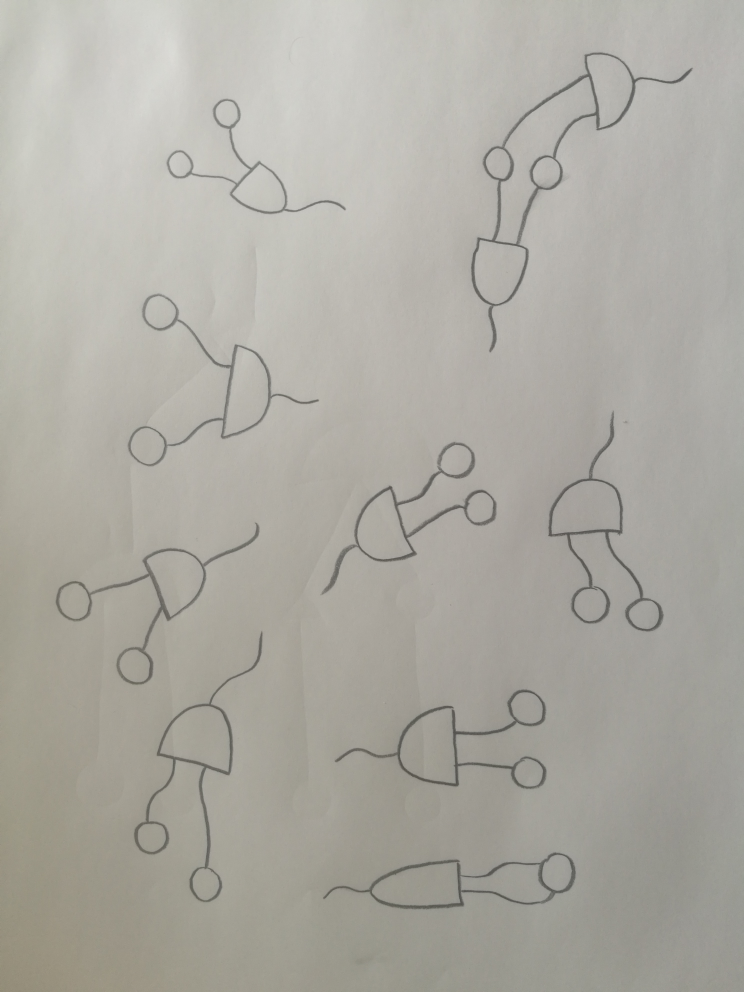
#> input picture tests/and.jpg, 2976 x 3968 px (shown at 1/4 size)
$ python reg_test.py
#> lines starting #> are read from the running program, lines starting #| are printed output that depends on the picture
from skimage import graph, data, io, segmentation, color, transform, util
from matplotlib import pyplot as plt
from skimage.measure import regionprops
import numpy as np
from matplotlib import colors
import skimage

img_res = 400

image = io.imread('tests/and.jpg')
#> image is the input picture: shape (3968, 2976, 3); mean R, G, B 172.7, 170.5, 162.5

image = util.img_as_ubyte(image)
image = color.rgb2gray(image)
#> image: shape (3968, 2976) float64
image = util.invert(image)
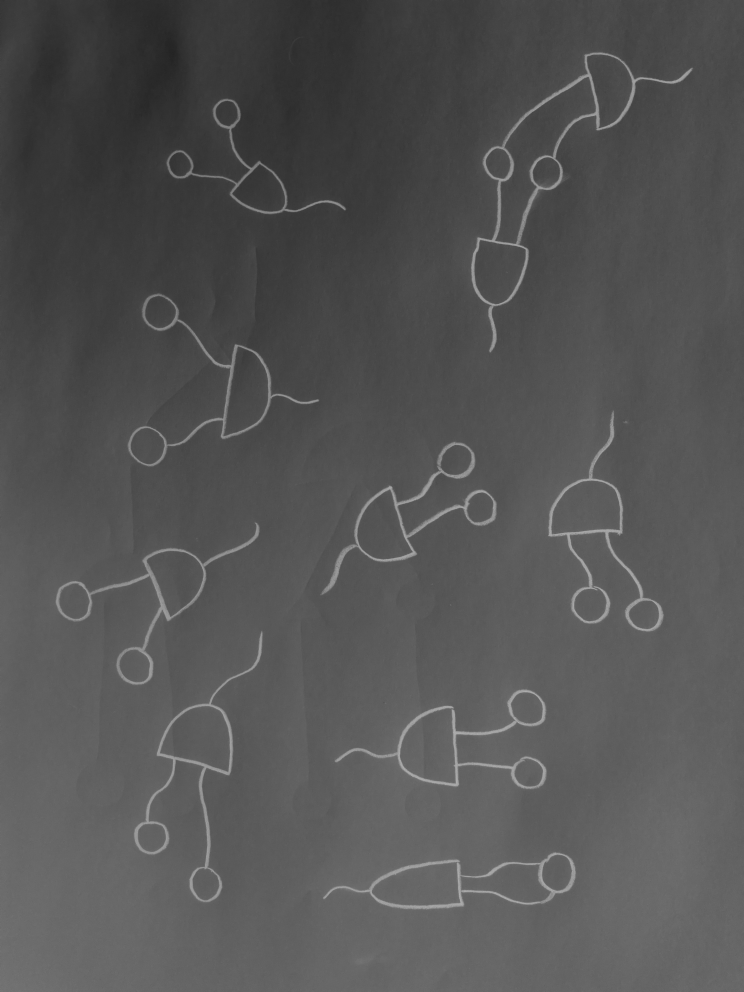
#> image: shape (3968, 2976) float64 (shown at 1/4 size); min 0.136, max 0.746, mean 0.332

#Flip image to horizontal and resize:
h, w = image.shape
#> h = 3968; w = 2976
if h > w:
	image = transform.rotate(image, 90, resize=True)
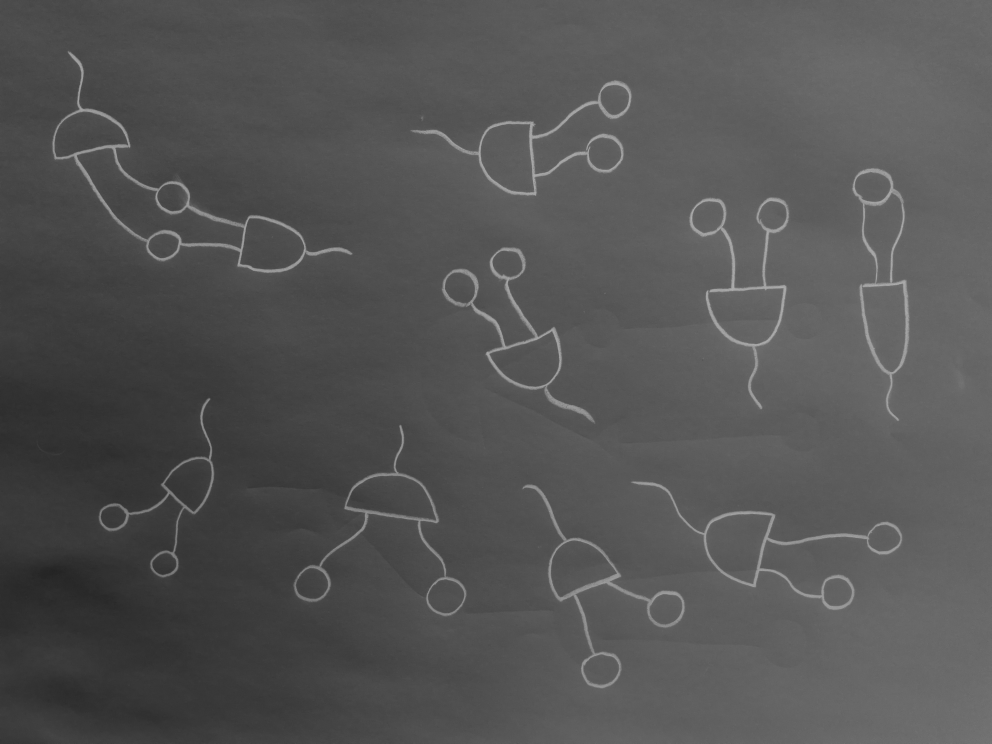
#> image: shape (2976, 3968) float64 (shown at 1/4 size); min 0.136, max 0.746, mean 0.332
h, w = image.shape
#> h = 2976; w = 3968
aspect_ratio = w/h
#> aspect_ratio = 1.33
new_size = (img_res, round(img_res*aspect_ratio))
#> new_size = (400, 533)
image = transform.resize(image, new_size, anti_aliasing=True)
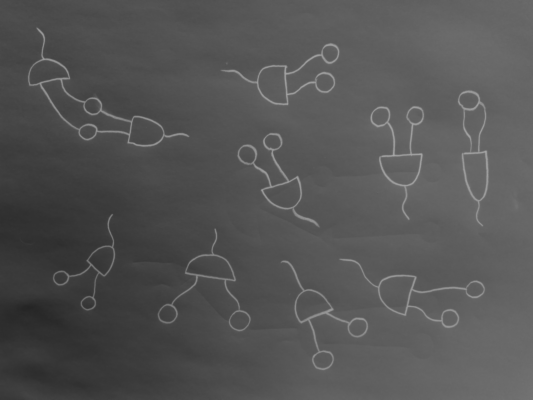
#> image: shape (400, 533) float64; min 0.145, max 0.657, mean 0.332

print(skimage)

#> (the run stopped early here; a loop or call above may not have finished)

$ run again, with tests/alu.jpg copied over tests/and.jpg
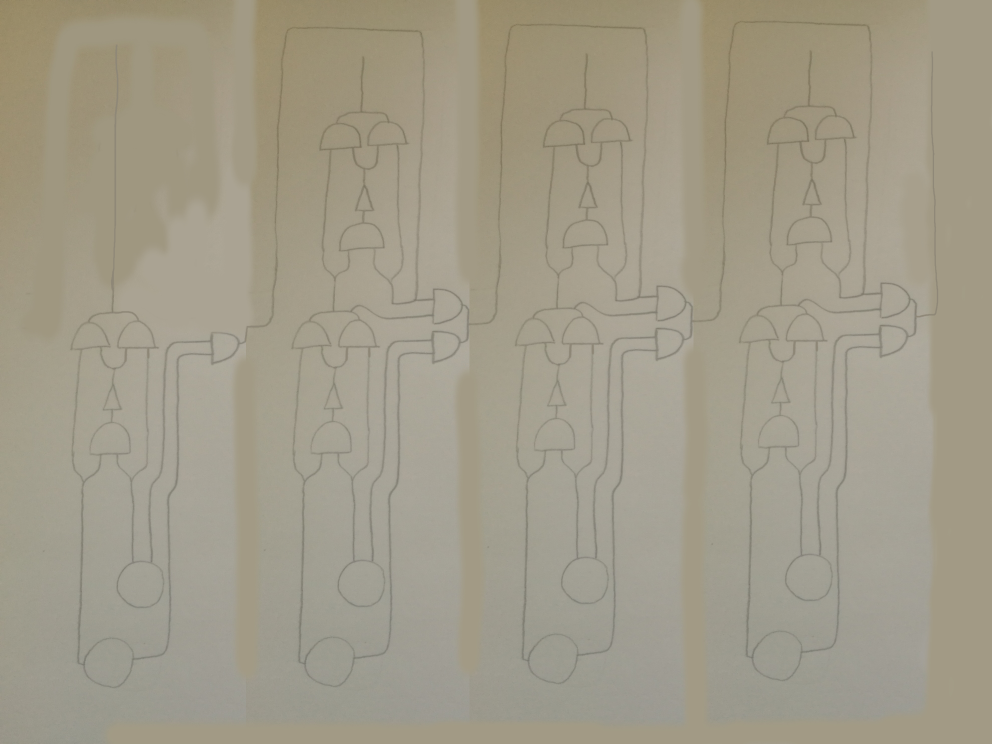
#> input picture tests/alu.jpg, 3968 x 2976 px (shown at 1/4 size)
#> image is the input picture: shape (2976, 3968, 3); mean R, G, B 161.1, 155.1, 137.3
#> `image = color.rgb2gray(image)`:
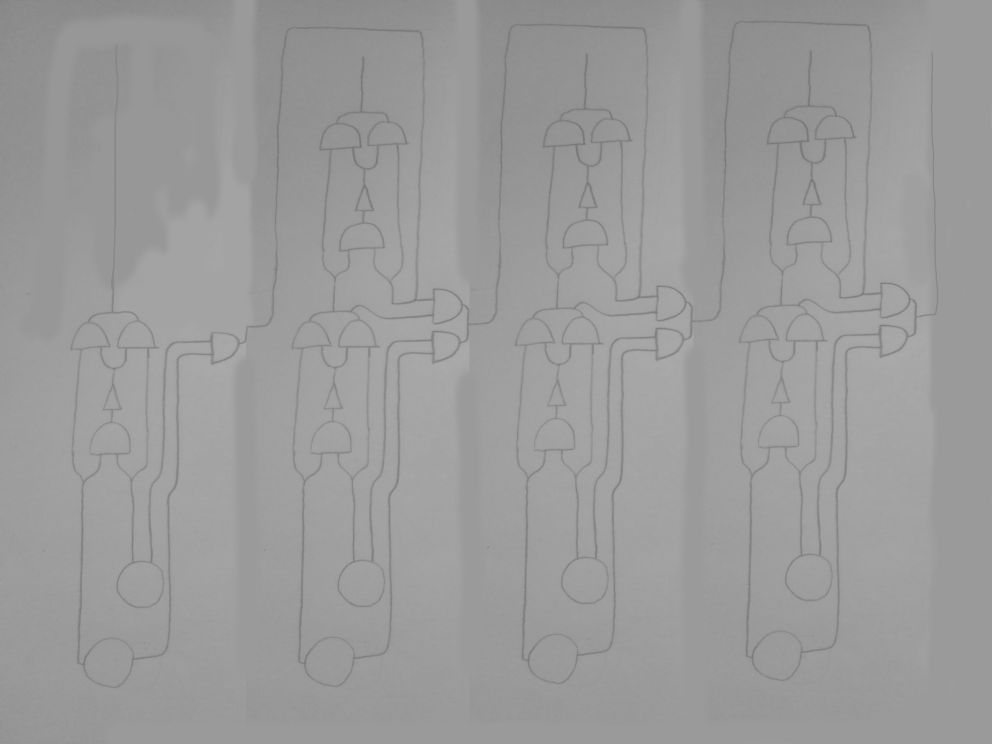
#> image: shape (2976, 3968) float64 (shown at 1/4 size); min 0.388, max 0.687, mean 0.608
#> `image = transform.resize(image, new_size, anti_aliasing=True)`:
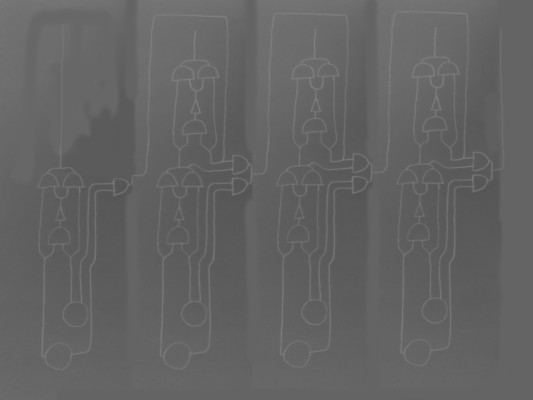
#> image: shape (400, 533) float64; min 0.334, max 0.511, mean 0.392

$ run again, with tests/alu2.jpg copied over tests/and.jpg
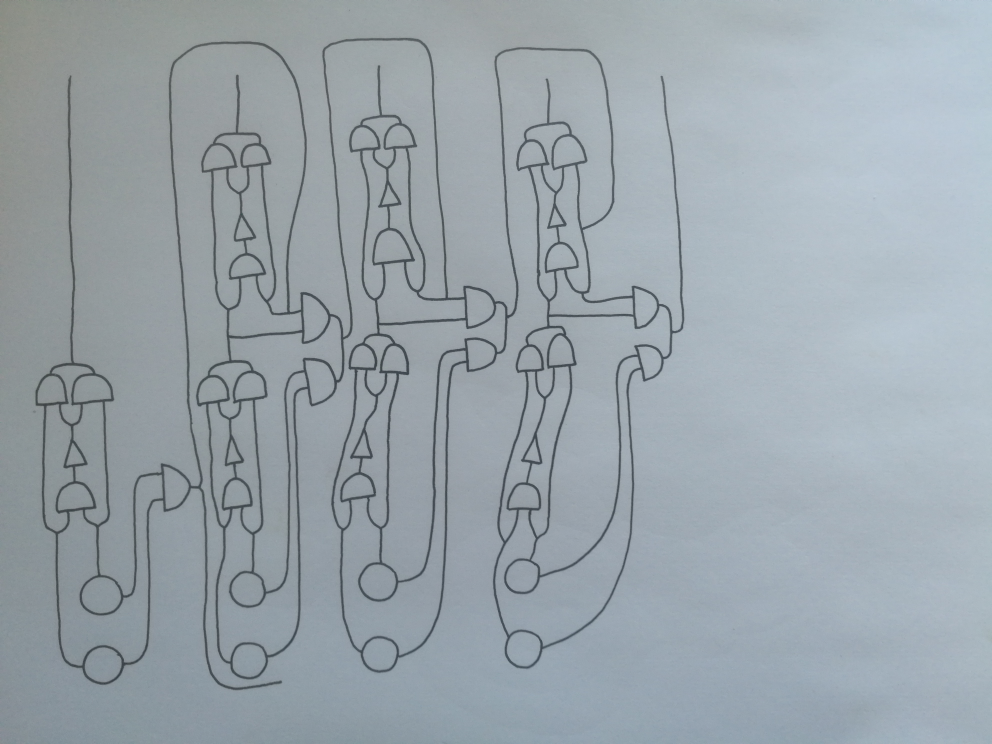
#> input picture tests/alu2.jpg, 3968 x 2976 px (shown at 1/4 size)
#> image is the input picture: shape (2976, 3968, 3); mean R, G, B 154.2, 164.4, 171.2
#> `image = util.invert(image)`:
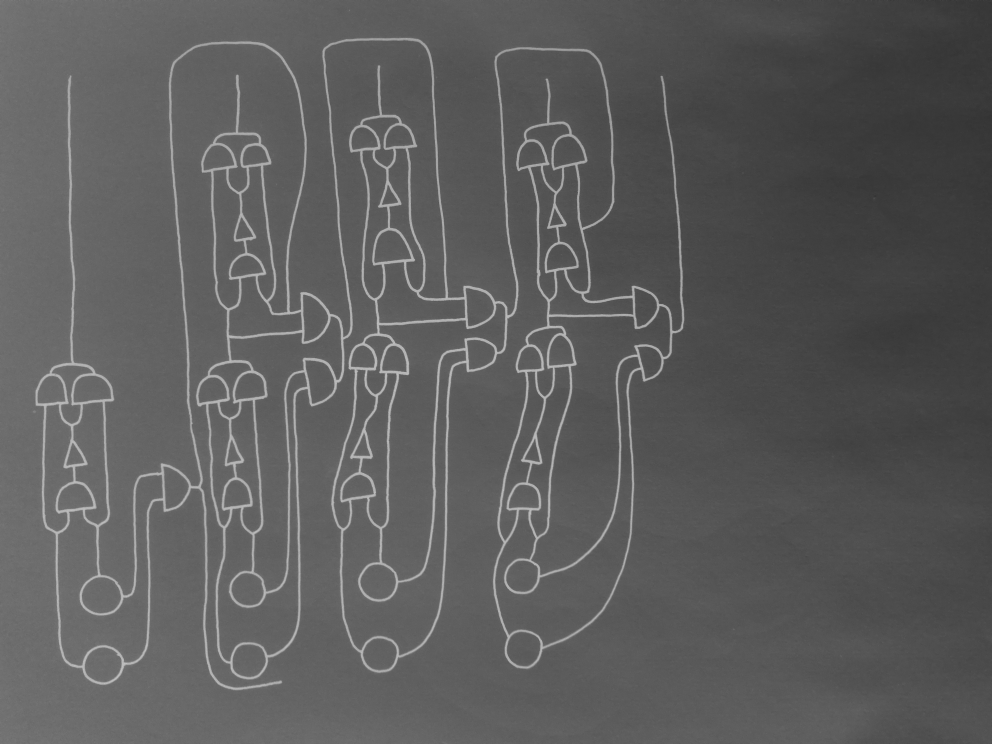
#> image: shape (2976, 3968) float64 (shown at 1/4 size); min 0.17, max 0.86, mean 0.362
#> `image = transform.resize(image, new_size, anti_aliasing=True)`:
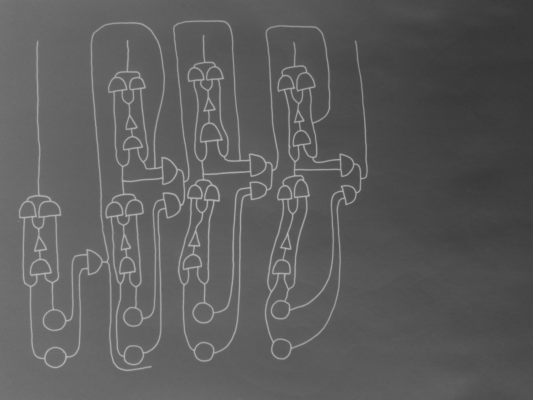
#> image: shape (400, 533) float64; min 0.207, max 0.71, mean 0.362
